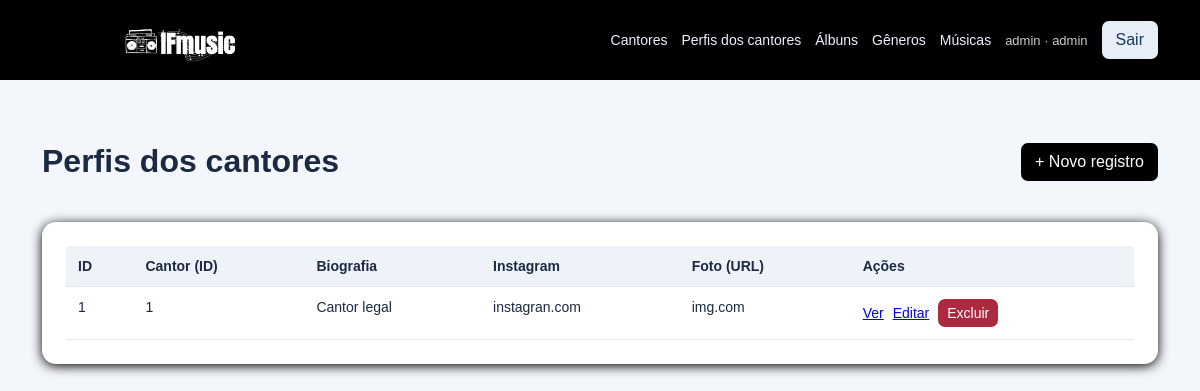
The app's page /perfis (signed in) with its own data.
### tables this page shows
CREATE TABLE usuario (
    idUsuario INTEGER PRIMARY KEY AUTOINCREMENT,
    nome TEXT NOT NULL,
    email TEXT NOT NULL UNIQUE COLLATE NOCASE,
    senha_hash TEXT NOT NULL,
    papel TEXT NOT NULL DEFAULT 'usuario' CHECK (papel IN ('admin', 'usuario'))
);

CREATE TABLE perfil_cantor (
    idPerfil INTEGER PRIMARY KEY AUTOINCREMENT,
    idCantor INTEGER NOT NULL UNIQUE,
    biografia TEXT NOT NULL,
    instagram TEXT,
    foto TEXT,
    FOREIGN KEY (idCantor) REFERENCES cantor(idCantor) ON DELETE CASCADE
);

### app.py (the view)
@app.get('/<nome>')
@login_obrigatorio
def listar(nome):
    classe = entidade(nome)
    return render_template('lista.html', nome=nome, classe=classe, objetos=classe.listar())

### app.py (called while the page is built)
def usuario_atual():
    identificador = session.get('usuario_id')
    return Usuario.buscar(identificador) if identificador is not None else None

@app.context_processor
def contexto():
    return {'usuario': usuario_atual(), 'rotulos': ROTULOS, 'campos_rotulos': CAMPOS}

@app.before_request
def proteger_post():
    if request.method == 'POST':
        token = session.get('csrf_token')
        if not token or not secrets.compare_digest(token, request.form.get('csrf_token', '')):
            abort(400, 'Token de formulário inválido. Atualize a página e tente novamente.')

@app.context_processor
def csrf_contexto():
    if 'csrf_token' not in session:
        session['csrf_token'] = secrets.token_urlsafe(32)
    return {'csrf_token': session['csrf_token']}

def login_obrigatorio(func):
    @wraps(func)
    def wrapper(*args, **kwargs):
        if not usuario_atual():
            return redirect(url_for('login'))
        return func(*args, **kwargs)
    return wrapper

def entidade(nome):
    if nome not in ENTIDADES:
        abort(404)
    return ENTIDADES[nome]

### banco.py (called while the page is built)
def conectar():
    conexao = sqlite3.connect(ARQUIVO_BANCO)
    conexao.row_factory = sqlite3.Row
    conexao.execute("PRAGMA foreign_keys = ON")
    return conexao

### modelos/base.py (called while the page is built)
    @classmethod
    def listar(cls):
        with conectar() as banco:
            linhas = banco.execute(f"SELECT * FROM {cls.tabela} ORDER BY {cls.chave}").fetchall()
        return [cls(dict(linha)) for linha in linhas]

### modelos/usuario.py (called while the page is built)
    @classmethod
    def buscar(cls, identificador):
        with conectar() as db:
            linha = db.execute('SELECT * FROM usuario WHERE idUsuario = ?', (identificador,)).fetchone()
        return cls(dict(linha)) if linha else None

### templates/lista.html
{% extends 'base.html' %}{% block conteudo %}<div class="heading"><h1>{{ rotulos[nome] }}</h1>{% if usuario.papel == 'admin' %}<a class="btn" href="{{ url_for('novo',nome=nome) }}">+ Novo registro</a>{% endif %}</div><div class="panel overflow"><table><thead><tr><th>ID</th>{% for campo in classe.campos %}<th>{{ campos_rotulos.get(campo,campo) }}</th>{% endfor %}<th>Ações</th></tr></thead><tbody>{% for objeto in objetos %}<tr><td>{{ objeto|attr(classe.chave) }}</td>{% for campo in classe.campos %}<td>{{ objeto|attr(campo) if objeto|attr(campo) is not none else '—' }}</td>{% endfor %}<td class="actions"><a href="{{ url_for('detalhes',nome=nome,identificador=objeto|attr(classe.chave)) }}">Ver</a>{% if usuario.papel == 'admin' %}<a href="{{ url_for('editar',nome=nome,identificador=objeto|attr(classe.chave)) }}">Editar</a><form method="post" action="{{ url_for('excluir',nome=nome,identificador=objeto|attr(classe.chave)) }}" onsubmit="return confirm('Excluir este registro?')"><input type="hidden" name="csrf_token" value="{{ csrf_token }}"><button class="danger">Excluir</button></form>{% endif %}</td></tr>{% else %}<tr><td colspan="20">Nenhum registro cadastrado.</td></tr>{% endfor %}</tbody></table></div>{% endblock %}

### templates/base.html (shortened to what this page needs)
<!doctype html>
<html lang="pt-br">
    <head>
        <link rel="stylesheet" href="{{ url_for('static',filename='style.css') }}">
    </head>
    <body>
    <header>
        <div class="container top">
            <a class="brand" href="{{ url_for('inicio') }}">
                <img src="{{ url_for('static', filename='logo.png') }}"
                    alt="Logo IFmusic">
            </a>
            <nav>
                {% if usuario %}
                    {% for slug, titulo in rotulos.items() %}
                        <a href="{{ url_for('listar',nome=slug) }}">{{ titulo }}</a>
                    {% endfor %}
                        <span class="papel">{{ usuario.nome }} · {{ usuario.papel }}</span>
                        <form method="post" action="{{ url_for('sair') }}">
                            <button class="subtle">Sair</button>
                        </form>
                {% else %}
                    <a href="{{ url_for('login') }}">Entrar</a>
                    <a href="{{ url_for('cadastro') }}">Cadastrar conta</a>
                {% endif %}
            </nav>
        </div>
    </header>
    <main class="container">
        {% block conteudo %}
        {% endblock %}
    </main>
</body>
</html>

### static/style.css (style rules this page uses)
:root { font-family:Arial,Helvetica,sans-serif;color:#1b2942;background:#f3f6fb }
* { box-sizing:border-box }
body { margin:0 }
header { background:black;color:#fff; height: 80px; }
.container { max-width:1160px;margin:auto;padding:22px }
.top,.heading { display:flex;align-items:center;justify-content:space-between;gap:16px;flex-wrap:wrap }
.brand { font-size:23px;font-weight:700;color:white;text-decoration:none }
nav { display:flex;align-items:center;gap:14px;flex-wrap:wrap }
nav a { color:#e9f1ff;text-decoration:none;font-size:14px }
.papel { font-size:13px;opacity:.8 }
.card,.panel { background:white;padding:24px;border-radius:14px;box-shadow:0 2px 12px black }
form { display:inline }
button,.btn { background:black;color:white;border:0;border-radius:7px;padding:10px 14px;text-decoration:none;display:inline-block;cursor:pointer;font:inherit }
.secondary,.subtle { background:#e7eef8;color:#17375c }
.danger { background:#ad2940 }
.heading { margin:20px 0 }
.overflow { overflow-x:auto }
table { border-collapse:collapse;width:100%;font-size:14px }
th,td { padding:12px;text-align:left;border-bottom:1px solid #e3e8f1;vertical-align:top }
th { background:#eef3fa }
.actions { white-space:nowrap }
.actions a { margin-right:9px }
.actions button { padding:6px 9px }
header .top { height: 100%; padding-top: 0; padding-bottom: 0; display: flex; align-items: center; justify-content: space-between; flex-wrap: nowrap; }
.brand { display: flex; align-items: center; flex-shrink: 0; }
.brand img { width: 270px; height: 130px; object-fit: contain; display: block; margin-top: -15px; }

### records on screen
usuario: nome "admin", papel "admin"
perfil_cantor: idPerfil "1", campos "1" "Cantor legal" "instagran.com" "img.com"

### other values on screen
{{ titulo }} "Cantores" "Perfis dos cantores" "Álbuns" "Gêneros" "Músicas"
{{ rotulos[nome] }} "Perfis dos cantores"
{{ campos_rotulos.get(campo,campo) }} "Cantor (ID)" "Biografia" "Instagram" "Foto (URL)"
